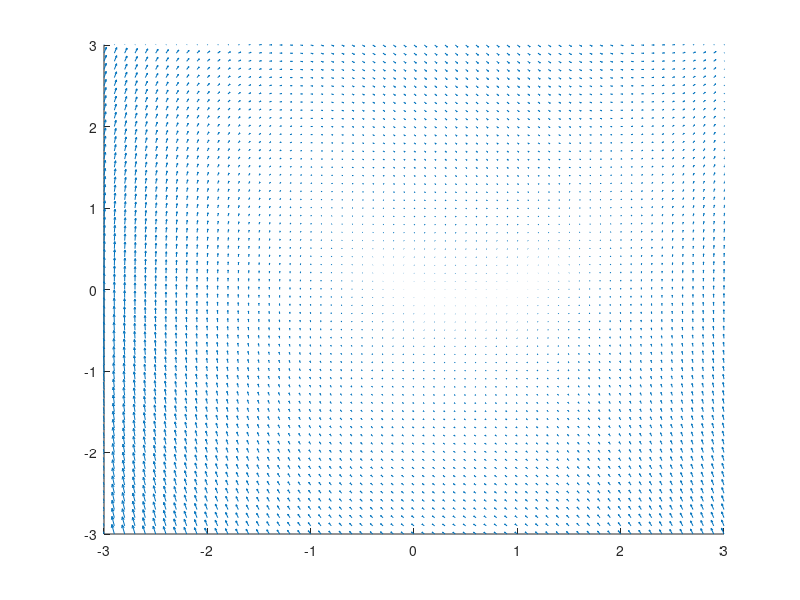

MATLAB code for this plot:
#!/usr/bin/env octave
# -*- mode: octave -*-

mu = -1;
f_2_4_4f = @(t,u) [u(2), u(1)^2-u(1)+mu*u(2)];
prob0 = "2.4.4f-1"
[x, y] = meshgrid (-3:0.1:3);
figure(1); clf; hold on; axis([-3 3 -3 3]);
quiver(x, y, y, x.^2-x+mu.*y);
